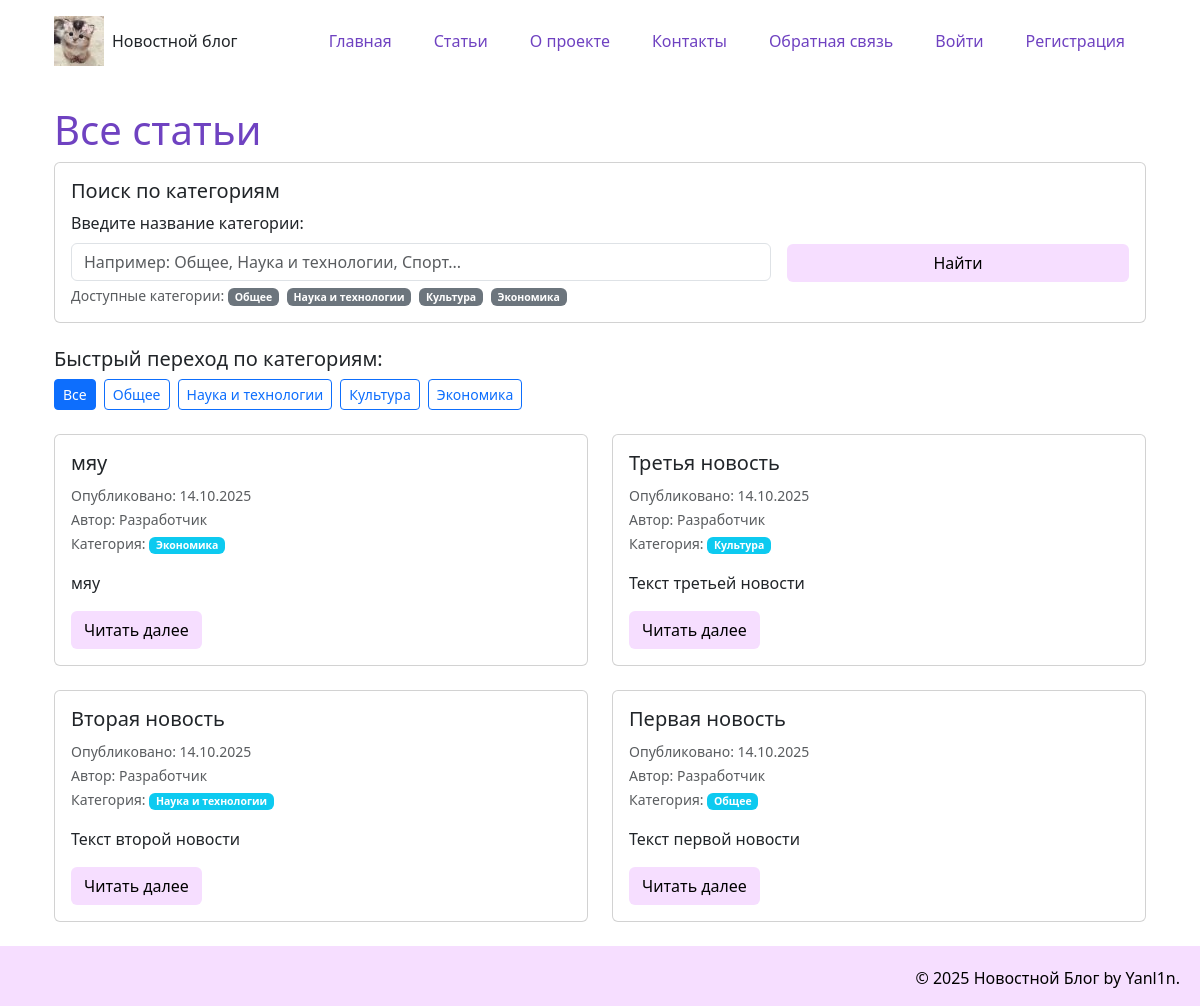
Page /articles on the earlier database version.
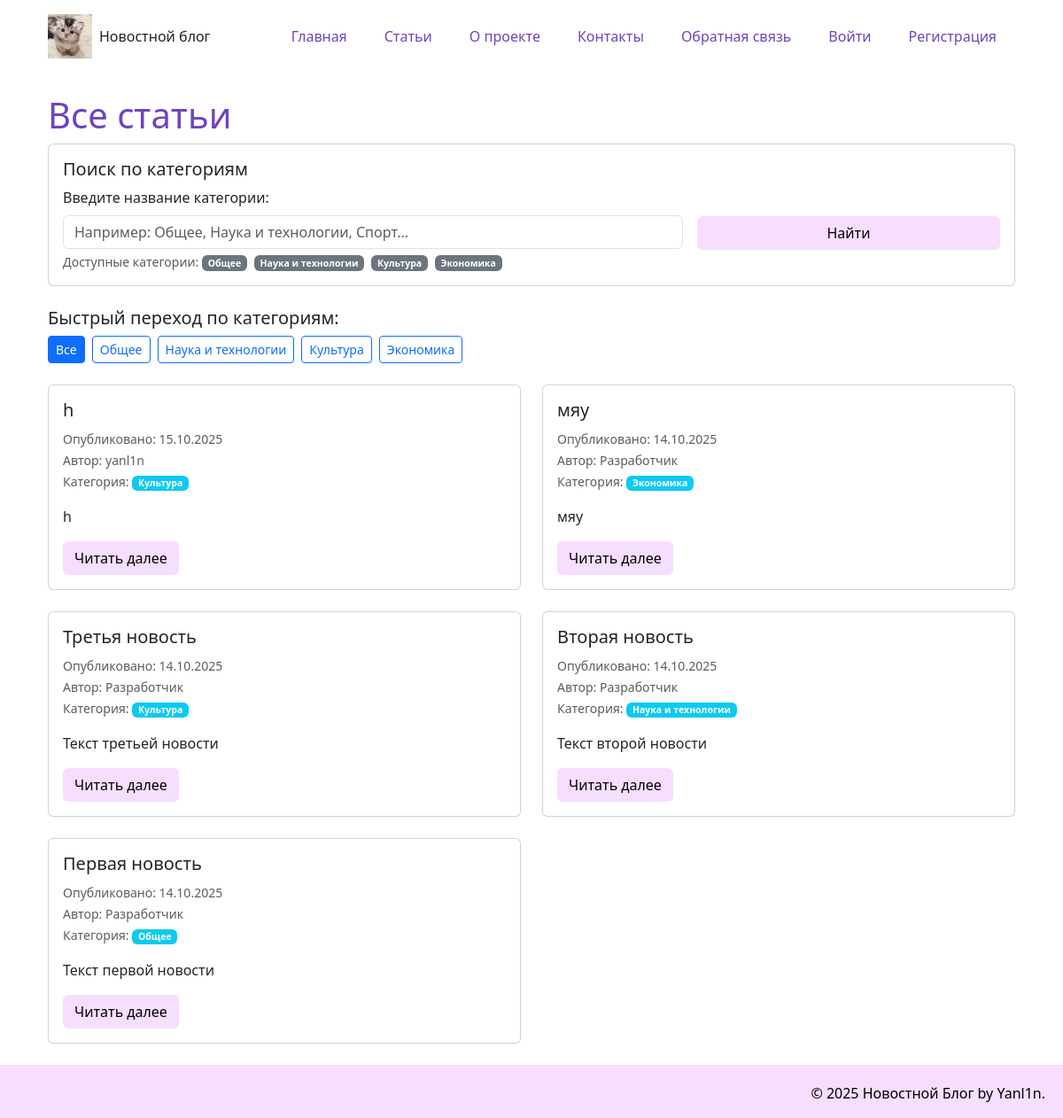
Same page on the later database version.
### models.py (models this page shows, shortened)
class Article(data_base.Model):
    __tablename__= "article"
    id = data_base.Column(data_base.Integer, primary_key = True)
    title = data_base.Column(data_base.String(200), nullable=False)
    text = data_base.Column(data_base.Text, nullable=False)
    date = data_base.Column(data_base.DateTime, default=datetime.utcnow)
    user_id = data_base.Column(data_base.Integer, data_base.ForeignKey('user.id'), nullable=False)
    category = data_base.Column(data_base.String(50), default='Общая')
    comment = data_base.relation('Comment', backref='article', lazy='dynamic')

class User(UserMixin, data_base.Model):
    __tablename__= "user"
    id = data_base.Column(data_base.Integer, primary_key = True)
    name = data_base.Column(data_base.String(100), nullable=False)
    email = data_base.Column(data_base.String(100), nullable=False)
    hashed_password = data_base.Column(data_base.String(200), nullable=False)
    date = data_base.Column(data_base.DateTime, default=datetime.utcnow)
    articles = data_base.relationship('Article', backref='author', lazy=True)

### app.py (the view)
@app.route("/articles")
@app.route("/articles/<category>")
def articles_list(category=None):
    if category is None:
        category = request.args.get('category', '').strip()
    if category:
        category = unquote(category)
    categories = data_base.session.query(Article.category).distinct().all()
    categories = [cat[0] for cat in categories if cat[0]]
    if category and category not in categories:
        flash(f'Категория "{category}" не найдена', 'error')
        articles = []
    elif category:
        articles = Article.query.filter_by(category=category).order_by(Article.date.desc()).all()
    else:
        articles = Article.query.order_by(Article.date.desc()).all()
    return render_template('articles_list.html',
                         articles=articles,
                         current_category=category,
                         categories=categories)

### templates/articles_list.html (shortened to what this page needs)
{% extends 'base.html' %}
{% block content %}
<div class="row">
    <div class="col-12">
        <h1>
            {% if current_category %}
                Статьи в категории: "{{ current_category }}"
            {% else %}
                Все статьи
            {% endif %}
        </h1>
        <div class="card mb-4">
            <div class="card-body">
                <h5 class="card-title">Поиск по категориям</h5>
                <form method="GET" action="{{ url_for('articles_list') }}" class="row g-3">
                    <div class="col-md-8">
                        <label for="category" class="form-label">Введите название категории:</label>
                        <input type="text"
                               class="form-control"
                               id="category"
                               name="category"
                               value="{{ current_category }}"
                               placeholder="Например: Общее, Наука и технологии, Спорт...">
                        <div class="form-text">Доступные категории:
                            {% for cat in categories %}
                            <span class="badge bg-secondary me-1">{{ cat }}</span>
                            {% endfor %}
                        </div>
                    </div>
                    <div class="col-md-4 d-flex align-items-end">
                        <div class="btn-group w-100 mb-4">
                            <button type="submit" class="btn btn-custom">Найти</button>
                        </div>
                    </div>
                </form>
            </div>
        </div>
        <div class="categories-nav mb-4">
            <h5>Быстрый переход по категориям:</h5>
            <div class="d-flex flex-wrap gap-2">
                <a href="{{ url_for('articles_list') }}"
                   class="btn {% if not current_category%} btn-primary{% else %}btn-outline-primary{% endif %} btn-sm">
                    Все
                </a>
                {% for cat in categories %}
                    <a href="{{ url_for('articles_list', category=cat) }}"
                       class="btn {% if current_category == cat %}btn-primary{% else %}btn-outline-primary{% endif %} btn-sm">
                        {{ cat }}
                    </a>
                {% endfor %}
            </div>
        </div>
        {% if articles %}
        <div class="row">
            {% for article in articles %}
            <div class="col-md-6 mb-4">
                <div class="card h-100">
                    <div class="card-body">
                        <h5 class="card-title">
                            {{ article.title }}
                        </h5>
                        <p class="card-text">
                            <small class="text-muted">
                                Опубликовано: {{ article.date.strftime('%d.%m.%Y') }}<br>
                                Автор: {{ article.author.name }}<br>
                                Категория:
                                <span class="badge bg-info">{{ article.category }}</span>
                            </small>
                        </p>
                        <p class="card-text">{{ article.text[:150] }}{% if article.text|length > 150 %}...{% endif %}</p>
                        <a href="{{ url_for('news_article', id=article.id) }}" class="btn btn-custom">Читать далее</a>
                    </div>
                </div>
            </div>
            {% endfor %}
        </div>
        {% endif %}
    </div>
</div>
{% endblock %}

### templates/base.html (shortened to what this page needs)
<!DOCTYPE html>
<html lang="ru">
<head>
    <link href="https://cdn.jsdelivr.net/npm/bootstrap@5.3.8/dist/css/bootstrap.min.css" rel="stylesheet">
    <link rel="stylesheet" href="{{ url_for('static', filename='css/main.css')}}">
</head>
<body>
    <div class="container">
        <div class="container">
            <header class="d-flex justify-content-between align-items-center py-3">
                <a href="/" class="d-flex align-items-center text-dark text-decoration-none">
                    <img src="{{ url_for('static', filename='img/cat.jpg')}}" alt="Логотип" width="50" height="50" class="me-2">
                Новостной блог
            </a>
            <ul class="nav nav-pills">
                <li class="nav-item"><a href="{{ url_for('index')}}" class="nav-link" aria-current="page">Главная</a></li>
                <li class="nav-item"><a href="{{ url_for('articles_list')}}" class="nav-link">Статьи</a></li>
                <li class="nav-item"><a href="{{ url_for('about')}}" class="nav-link">О проекте</a></li>
                <li class="nav-item"><a href="{{ url_for('contact')}}" class="nav-link">Контакты</a></li>
                <li class="nav-item"><a href="{{ url_for('feedback')}}" class="nav-link">Обратная связь</a></li>
                {% if current_user.is_authenticated %}
                    <li class="nav-item"><a href="{{ url_for('create_article')}}" class="nav-link">Создать статью</a></li>
                    <li class="nav-item"><a href="{{ url_for('logout')}}" class="nav-link">Выйти ({{ current_user.name }})</a></li>
                {% else %}
                    <li class="nav-item"><a href="{{ url_for('login_page')}}" class="nav-link">Войти</a></li>
                    <li class="nav-item"><a href="{{ url_for('register')}}" class="nav-link">Регистрация</a></li>
                {% endif %}
            </ul>
            </header>
        </div>
        <div class="container mt-4">
            {% block content %}{% endblock %}
        </div>
    </div>
    <footer>
        <p>&copy; 2025 Новостной Блог by Yanl1n.</p>
    </footer>
</body>
</html>

### static/css/main.css (style rules this page uses)
body { display: flex; flex-direction: column; min-height: 100vh; }
.container { flex: 1; }
h1 { color:#6f42c1; }
footer { margin-top: auto; padding: 20px; background: #F6DEFF; text-align: right; color: black; height: 60px; }
.btn-custom { background-color: #F6DEFF; color: rgb(0, 0, 0); }
.nav-pills .nav-link { color:#6f42c1; margin: 0 5px; }

Differences in the rows shown:
added Article: title "h", date "15.10.2025", author.name "yanl1n", category "Культура", text "h"
